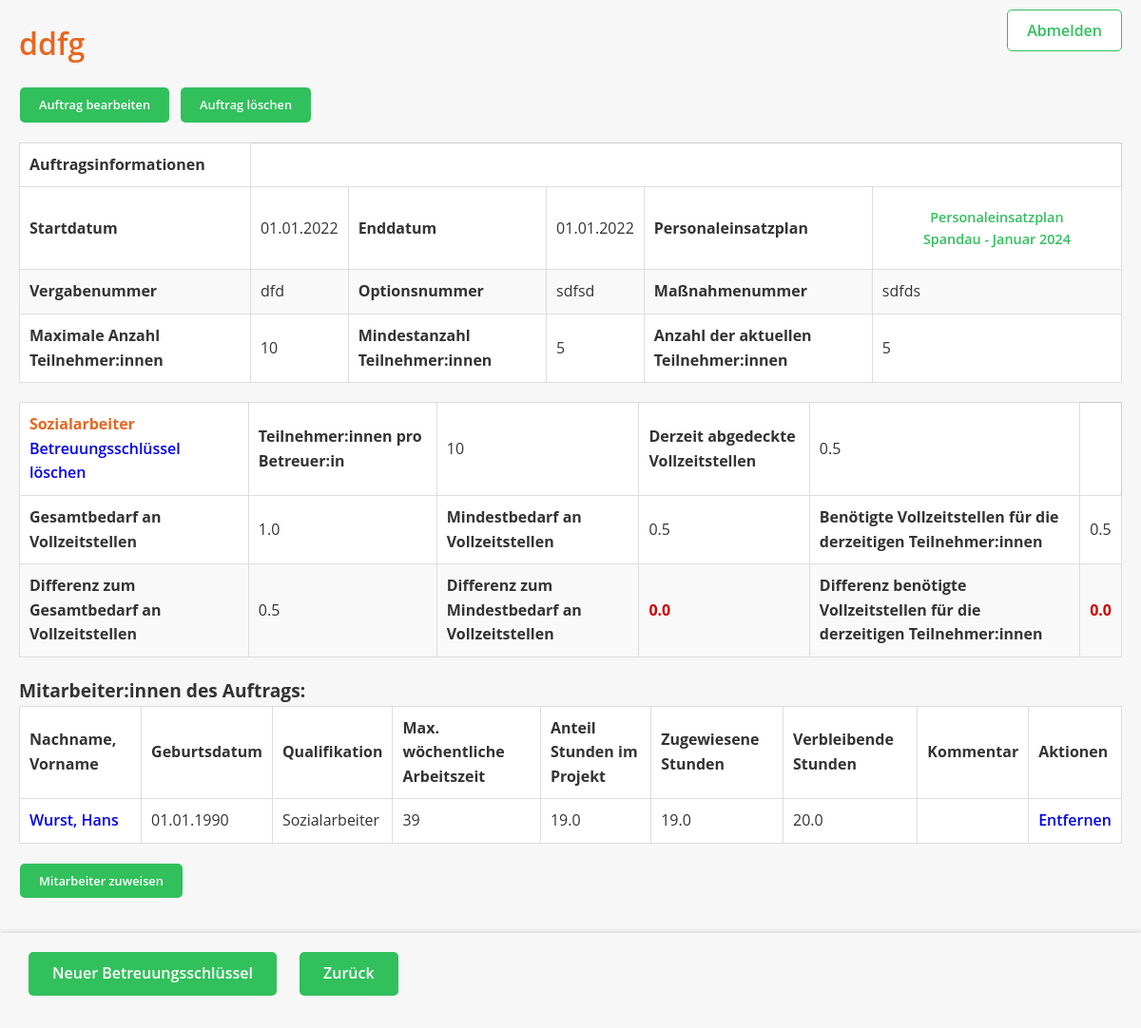
Screenshot of /PersonaleinsatzplanHaeH/auftrag/8/?next=/PersonaleinsatzplanHaeH/auftrag/list/ with the database file from the repository.
### PersonaleinsatzplanHaeH/models.py (models this page shows, shortened)
class Auftrag(models.Model):
    name = models.CharField(max_length=255)
    vergabenummer = models.CharField(max_length=255, unique=True)
    optionsnummer = models.CharField(max_length=255, unique=True)
    massnahmenummer = models.CharField(max_length=255, unique=True)
    startdatum = models.DateField()
    enddatum = models.DateField()
    max_klienten = models.IntegerField(default=0)
    mindest_klienten = models.IntegerField(default=0)
    aktuell_klienten = models.IntegerField(default=0)
    personaleinsatzplan = models.ForeignKey(Personaleinsatzplan, on_delete=models.CASCADE, related_name='auftraege')

class Personaleinsatzplan(models.Model):
    STATUS_CHOICES = [
        ('entwurf', 'Entwurf'),
        ('in_bearbeitung', 'in Bearbeitung'),
        ('gueltig', 'Gültig'),
        ('archiviert', 'Archiviert'),
        ('storniert', 'Storniert')
    ]
    name = models.CharField(max_length=255)
    gueltigkeit_monat = models.IntegerField(choices=[
        (1, "Januar"), (2, "Februar"), (3, "März"), (4, "April"),
        (5, "Mai"), (6, "Juni"), (7, "Juli"), (8, "August"),
        (9, "September"), (10, "Oktober"), (11, "November"), (12, "Dezember")
    ])
    gueltigkeit_jahr = models.IntegerField()
    kostentraeger = models.CharField(max_length=255)
    ersteller = models.CharField(max_length=255)
    version = models.IntegerField(blank=True, null=True)
    status = models.CharField(max_length=20, choices=STATUS_CHOICES, default='entwurf')
    niederlassung = models.ForeignKey(
        'Niederlassung', on_delete=models.PROTECT, related_name='personaleinsatzplaene'
    )

class Betreuungsschluessel(models.Model):
    name = models.CharField(max_length=255)
    position = models.ForeignKey(Position, on_delete=models.PROTECT)
    klienten_pro_betreuer = models.IntegerField()
    auftrag = models.ForeignKey(Auftrag, on_delete=models.CASCADE, related_name='betreuungsschluessel', blank=True, null=True)
    @property
    def abgedeckte_VZA(self):
        total_stunden = MitarbeiterBetreuungsschluessel.objects.filter(
            schluessel=self
        ).aggregate(total=Sum('anteil_stunden_pro_woche'))['total']
        vza_wert = VollzeitaequivalentStunden.objects.first().wert if VollzeitaequivalentStunden.objects.exists() else 1
        abgedeckte_vza = (total_stunden / vza_wert) if total_stunden else 0
        return round(abgedeckte_vza, 1)
    @property
    def benoetigte_VZA_max(self):
        if self.auftrag:
            return self.auftrag.max_klienten / self.klienten_pro_betreuer
        return 0
    @property
    def benoetigte_VZA_mindest(self):
        if self.auftrag:
            return self.auftrag.mindest_klienten / self.klienten_pro_betreuer
        return 0
    @property
    def benoetigte_VZA_aktuell(self):
        if self.auftrag:
            return self.auftrag.aktuell_klienten / self.klienten_pro_betreuer
        return 0
    @property
    def differenz_VZA_max(self):
        return round(self.benoetigte_VZA_max - self.abgedeckte_VZA, 1)
    @property
    def differenz_VZA_mindest(self):
        return round(self.benoetigte_VZA_mindest - self.abgedeckte_VZA, 1)
    @property
    def differenz_VZA_aktuell(self):
        return round(self.benoetigte_VZA_aktuell - self.abgedeckte_VZA, 1)

class VollzeitaequivalentStunden(models.Model):
    wert = models.IntegerField()

class MitarbeiterBetreuungsschluessel(models.Model):
    position = models.ForeignKey(Position, on_delete=models.PROTECT)
    anteil_stunden_pro_woche = models.FloatField()
    kommentar = models.TextField(blank=True, null=True)
    mitarbeiter = models.ForeignKey(Mitarbeiter, on_delete=models.PROTECT, related_name='betreuungsschluessel_zuweisungen')
    schluessel = models.ForeignKey(Betreuungsschluessel, on_delete=models.PROTECT, related_name='mitarbeiter_zuweisungen')
    auftrag = models.ForeignKey(Auftrag, on_delete=models.PROTECT, related_name='mitarbeiter_betreuungsschluessel')
    freie_stunden = models.FloatField(default=0)
    total_hours = models.FloatField(default=0)

class Mitarbeiter(models.Model):
    vorname = models.CharField(max_length=255)
    nachname = models.CharField(max_length=255)
    qualifikation = models.CharField(max_length=255)
    max_woechentliche_arbeitszeit = models.IntegerField()
    personalnummer = models.IntegerField(unique=True, null=False)
    geburtsdatum = models.DateField()
    vertragsbeginn = models.DateField()
    vertragsendeBefristet = models.DateField(blank=True, null=True)
    unbefristet = models.BooleanField(default=False)
    niederlassung = models.ForeignKey(Niederlassung, on_delete=models.PROTECT, null=True, blank=True)

### PersonaleinsatzplanHaeH/views.py (the view)
# urls.py: path('auftrag/<int:pk>/', AuftragDetailView.as_view(), name='auftrag_detail'),
class AuftragDetailView(DetailView):
    model = Auftrag
    template_name = 'auftrag_detail.html'
    context_object_name = 'auftrag'
    def get_context_data(self, **kwargs):
        context = super().get_context_data(**kwargs)
        betreuungsschluessel_details = []
        for schluessel in self.object.betreuungsschluessel.all():
            mitarbeiter_details = []
            for zuweisung in schluessel.mitarbeiter_zuweisungen.all():
                mitarbeiter_details.append({
                    'mitarbeiter': zuweisung.mitarbeiter,
                    'geburtsdatum': zuweisung.mitarbeiter.geburtsdatum,
                    'qualifikation': zuweisung.mitarbeiter.qualifikation,
                    'max_woechentliche_arbeitszeit': zuweisung.mitarbeiter.max_woechentliche_arbeitszeit,
                    'anteil_stunden_pro_woche': zuweisung.anteil_stunden_pro_woche,
                    'freie_stunden': zuweisung.freie_stunden,
                    'zugewiesene_stunden': zuweisung.total_hours,
                    'kommentar': zuweisung.kommentar,
                })
            betreuungsschluessel_details.append({
                'schluessel': schluessel,
                'mitarbeiter_details': mitarbeiter_details,
            })
        context['betreuungsschluessel_details'] = betreuungsschluessel_details
        context['zurueck_link'] = self.request.GET.get('next', reverse('PersonaleinsatzplanHaeH:startseite'))
        return context

### templates/auftrag_detail.html (shortened to what this page needs)
<!DOCTYPE html>
<html lang="de">
<head>
    {% load static %}
    <link rel="stylesheet" href="{% static 'css/styles.css' %}">
</head>
<body class="personaleinsatzplan-seite">
<div class="navbar">
    <a href="{% url 'PersonaleinsatzplanHaeH:logout' %}" class="logout-link">Abmelden</a>
</div>
<h2>{{ auftrag.name }}</h2>
<div class="actions">
    <a href="{% url 'PersonaleinsatzplanHaeH:auftrag_update' auftrag.pk %}" class="action-link2">Auftrag bearbeiten</a>
    <a href="{% url 'PersonaleinsatzplanHaeH:auftrag_delete' auftrag.pk %}?next={{ request.path }}" class="action-link2">
    Auftrag löschen
    </a>
</div>
<section>
    <table>
        <thead>
            <tr>
                <td><strong>Auftragsinformationen</strong></td>
            </tr>
        </thead>
        <tbody>
                <tr>
                <td><strong>Startdatum</strong></td>
                <td>{{ auftrag.startdatum|date:"d.m.Y" }}</td>
                <td><strong>Enddatum</strong></td>
                <td>{{ auftrag.enddatum|date:"d.m.Y" }}</td>
                <td><strong>Personaleinsatzplan</strong>
                    <td><a href="{% url 'PersonaleinsatzplanHaeH:personaleinsatzplan_detail2' auftrag.personaleinsatzplan.pk %}?next={{ request.path }}" class="card-link2">
                        {{ auftrag.personaleinsatzplan.name }}
                    </a></td>
            </tr>
            <tr>
                <td><strong>Vergabenummer</strong></td>
                <td>{{ auftrag.vergabenummer }}</td>
                <td><strong>Optionsnummer</strong></td>
                <td>{{ auftrag.optionsnummer }}</td>
                <td><strong>Maßnahmenummer</strong></td>
                <td>{{ auftrag.massnahmenummer }}</td>
            </tr>
            <tr>
                <td><strong>Maximale Anzahl Teilnehmer:innen</strong></td>
                <td>{{ auftrag.max_klienten }}</td>
                <td><strong>Mindestanzahl Teilnehmer:innen</strong></td>
                <td>{{ auftrag.mindest_klienten }}</td>
                <td><strong>Anzahl der aktuellen Teilnehmer:innen</strong></td>
                <td>{{ auftrag.aktuell_klienten }}</td>
            </tr>
        </tbody>
    </table>
</section>
{% for betreuungsschluessel in auftrag.betreuungsschluessel.all %}
    <table border="1">
        <thead>
            <tr>
                <td><strong style="color: #e7661f;">{{ betreuungsschluessel.name }}</strong><br>
                    <a href="{% url 'PersonaleinsatzplanHaeH:betreuungsschluessel_delete' pk=betreuungsschluessel.pk %}?next={{ request.path }}">
                        Betreuungsschlüssel löschen</a>
                </td>
                <td><strong>Teilnehmer:innen pro Betreuer:in</strong></td>
                <td>{{ betreuungsschluessel.klienten_pro_betreuer }}</td>
                <td><strong>Derzeit abgedeckte Vollzeitstellen</strong></td>
                <td>{{ betreuungsschluessel.abgedeckte_VZA }}</td>
            </tr>
        </thead>
        <tbody>
            <tr>
                <td><strong>Gesamtbedarf an Vollzeitstellen</strong></td>
                <td>{{ betreuungsschluessel.benoetigte_VZA_max }}</td>
                <td><strong>Mindestbedarf an Vollzeitstellen</strong></td>
                <td>{{ betreuungsschluessel.benoetigte_VZA_mindest }}</td>
                <td><strong>Benötigte Vollzeitstellen für die derzeitigen Teilnehmer:innen</strong></td>
                <td>{{ betreuungsschluessel.benoetigte_VZA_aktuell }}</td>
            </tr>
            <tr>
                <td><strong>Differenz zum Gesamtbedarf an Vollzeitstellen</strong></td>
                <td class="{% if betreuungsschluessel.differenz_VZA_max > betreuungsschluessel.benoetigte_VZA_max %}highlight-error{% endif %}">
                    {{ betreuungsschluessel.differenz_VZA_max }}
                </td>
                <td><strong>Differenz zum Mindestbedarf an Vollzeitstellen</strong></td>
                <td class="{% if betreuungsschluessel.differenz_VZA_mindest <= betreuungsschluessel.benoetigte_VZA_mindest %}highlight-error{% endif %}">
                    {{ betreuungsschluessel.differenz_VZA_mindest }}
                </td>
                <td><strong>Differenz benötigte Vollzeitstellen für die derzeitigen Teilnehmer:innen</strong></td>
                <td class="{% if betreuungsschluessel.differenz_VZA_aktuell <= betreuungsschluessel.benoetigte_VZA_aktuell %}highlight-error{% endif %}">
                    {{ betreuungsschluessel.differenz_VZA_aktuell }}
                </td>
            </tr>
        </tbody>
    </table>
    <h4>Mitarbeiter:innen des Auftrags:</h4>
    <table>
        <thead>
            <tr>
                <th>Nachname, Vorname</th>
                <th>Geburtsdatum</th>
                <th>Qualifikation</th>
                <th>Max. wöchentliche Arbeitszeit</th>
                <th>Anteil Stunden im Projekt</th>
                <th>Zugewiesene Stunden</th>
                <th>Verbleibende Stunden</th>
                <th>Kommentar</th>
                <th>Aktionen</th>
            </tr>
        </thead>
        <tbody>
            {% for zuweisung in betreuungsschluessel.mitarbeiter_zuweisungen.all %}
            <tr>
                <td>
                    {% if zuweisung.mitarbeiter %}
                        <a href="{% url 'PersonaleinsatzplanHaeH:mitarbeiter_detail' zuweisung.mitarbeiter.id %}?next={{ request.path }}">
                            {{ zuweisung.mitarbeiter.nachname }}, {{ zuweisung.mitarbeiter.vorname }}
                        </a>
                        {% else %}
                            Keine Mitarbeiter:innen zugewiesen
                        {% endif %}
                </td>
                <td>{{ zuweisung.mitarbeiter.geburtsdatum|date:"d.m.Y" }}</td>
                <td>{{ zuweisung.mitarbeiter.qualifikation }}</td>
                <td>{{ zuweisung.mitarbeiter.max_woechentliche_arbeitszeit }}</td>
                <td>{{ zuweisung.anteil_stunden_pro_woche }}</td>
                <td>{{ zuweisung.total_hours }}</td>
                <td>{{ zuweisung.freie_stunden }}</td>
                <td>{{ zuweisung.kommentar }}</td>
                <td>
                    <a href="{% url 'PersonaleinsatzplanHaeH:mitarbeiter_betreuungsschluessel_delete' zuweisung.id %}">
                        Entfernen
                    </a>
                </td>
            </tr>
            {% empty %}
            <tr>
                <td colspan="8">Keine Mitarbeiter:innen zugewiesen</td>
            </tr>
            {% endfor %}
        </tbody>
    </table>
    <a href="{% url 'PersonaleinsatzplanHaeH:mitarbeiter_betreuungsschluessel_create' betreuungsschluessel.id %}?next={{ request.path }}" class="auftrag-detail-link2">
        Mitarbeiter zuweisen
    </a>
    <br><br>
{% empty %}
    <p>Klicke auf "Neuer Betreuungsschlüssel", um einen Betreuungsschlüssel zu erstellen.</p>
{% endfor %}
<div class="link-container">
    <a href="{% url 'PersonaleinsatzplanHaeH:betreuungsschluessel_create' %}?auftrag_id={{ auftrag.id }}&next={{ request.path }}" class="action-link">
        Neuer Betreuungsschlüssel
    </a>
    <a href="{{ zurueck_link }}" class="action-link">Zurück</a>
</div>
</body>
</html>

### static/css/styles.css (style rules this page uses)
body, h1, h2, h3, h4, ul, li, a, table, td, th { margin: 0; padding: 0; box-sizing: border-box; }
body { font-family: 'Open Sans', Arial, sans-serif; background-color: #f7f7f7; color: #333; line-height: 1.6; padding: 20px; }
h1, h2, h3, h4 h5 { margin-bottom: 20px; color: #e7661f; font-weight: 600; }
h2 { font-size: 2em; }
h4 { font-size: 1.2em; }
a { text-decoration: none; transition: background-color 0.3s ease-in-out, color 0.3s ease-in-out; border-radius: 5px; font-weight: 600; }
.card-link2 { display: inline-block; padding: 10px 20px; background-color: white; color: #31c05c; font-size: 0.9em; text-align: center; }
.action-link { display: inline-block; margin: 10px; padding: 10px 25px; background-color: #31c05c; color: white; font-size: 1em; text-align: center; }
.action-link2 { display: inline-block; margin: 1px; padding: 08px 20px; background-color: #31c05c; color: white; font-size: 0.8em; text-align: center; }
.auftrag-detail-link2 { display: inline-block; margin: 1px; padding: 08px 20px; background-color: #31c05c; color: white; font-size: 0.8em; text-align: center; }
table { width: 100%; border-collapse: collapse; margin-bottom: 20px; background-color: #fff; border: 1px solid #ccc; }
th, td { padding: 10px; text-align: left; border: 1px solid #ddd; }
tr:nth-child(even) { background-color: #f9f9f9; }
.actions { margin: 20px 0; display: flex; justify-content: flex-start; gap: 10px; }
.link-container { position: fixed; bottom: 0; left: 0; right: 0; background-color: #f7f7f7; padding: 10px 20px; box-shadow: 0px -2px 4px rgba(0, 0, 0, 0.1); z-index: 1000; height: 80px; gap: 10px; justify-content: left; }
.personaleinsatzplan-seite { padding-bottom: 110px; }
.highlight-error { color: #d00000; font-weight: bold; }
.navbar { position: absolute; top: 20px; right: 20px; font-family: 'Open Sans', sans-serif; }
.logout-link { font-weight: 600; color: #31c05c; text-decoration: none; background-color: white; padding: 10px 20px; border-radius: 5px; border: 1px solid #31c05c; transition: background-color 0.3s ease, color 0.3s ease, transform 0.2s ease; font-size: 1em; }

### rows the page displays
Auftrag: name "ddfg", startdatum "01.01.2022", enddatum "01.01.2022", personaleinsatzplan.name "Personaleinsatzplan Spandau - Januar 2024", vergabenummer "dfd", optionsnummer "sdfsd", massnahmenummer "sdfds", max_klienten "10", mindest_klienten "5", aktuell_klienten "5"
Betreuungsschluessel: name "Sozialarbeiter", klienten_pro_betreuer "10", abgedeckte_VZA "0.5", benoetigte_VZA_max "1.0", benoetigte_VZA_mindest "0.5", benoetigte_VZA_aktuell "0.5", differenz_VZA_max "0.5", differenz_VZA_mindest "0.0", differenz_VZA_aktuell "0.0"
MitarbeiterBetreuungsschluessel: mitarbeiter.nachname "Wurst", mitarbeiter.vorname "Hans", mitarbeiter.geburtsdatum "01.01.1990", mitarbeiter.qualifikation "Sozialarbeiter", mitarbeiter.max_woechentliche_arbeitszeit "39", anteil_stunden_pro_woche "19.0", total_hours "19.0", freie_stunden "20.0"
